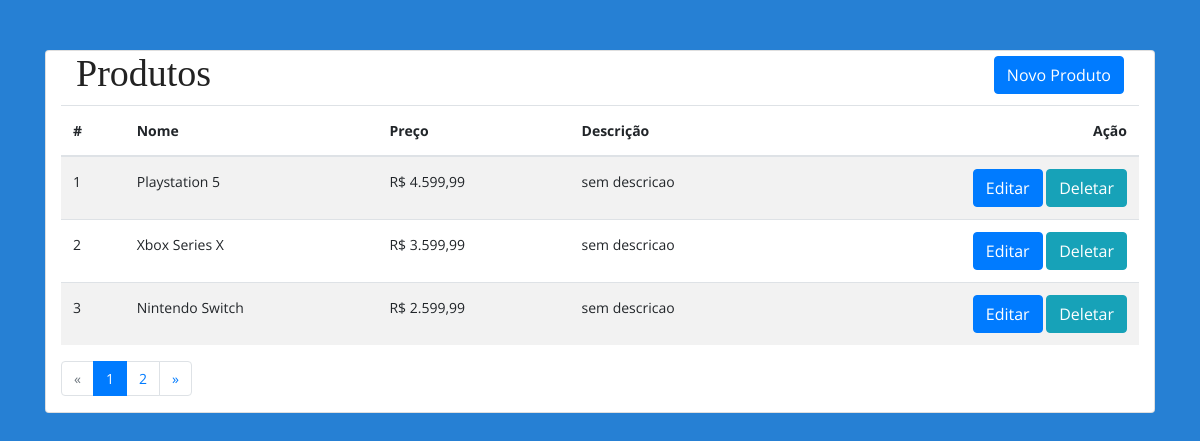
/, run on an earlier commit of the app's database.
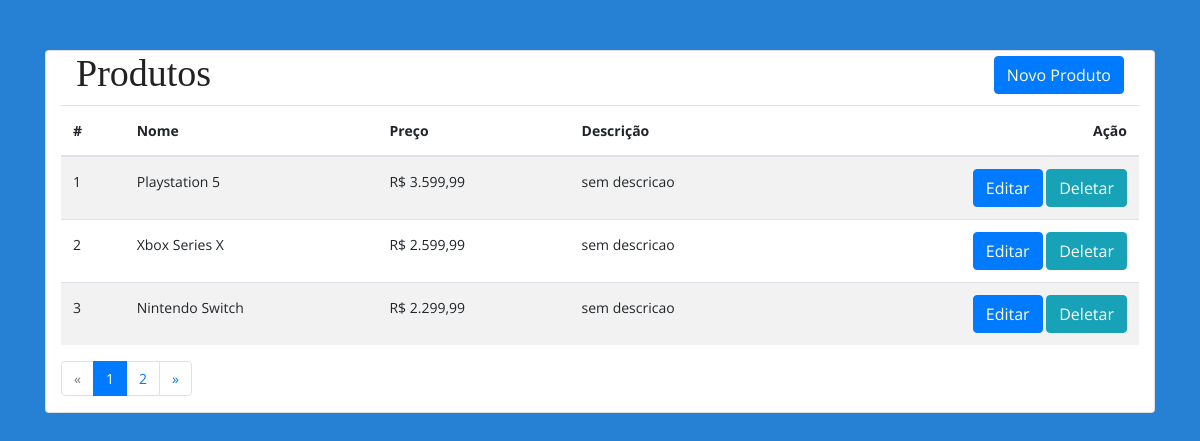
And on a later commit of the database.
### core/models.py (models this page shows, shortened)
class Produto(models.Model):
    nome = models.CharField(max_length=100)
    preco = models.DecimalField(max_digits=14, decimal_places=2)
    descricao = models.CharField(max_length=200, default='sem descricao')

### core/views.py (the view)
# urls.py: path('', IndexView.as_view(), name='index'),
class IndexView(ListView):
    models = Produto
    template_name = 'index.html'
    queryset = Produto.objects.all()
    paginate_by = 3
    ordering = 'id'

### core/templates/index.html
{% extends 'base.html' %}
{% load humanize %}
{% block content %}
<div class="container">
    <h1 class="pull-left">Produtos</h1>
    <a class="pull-right" href="{% url 'add-produto' %}" style="margin-top: 5px">
        <button class="btn btn-primary " type="button">
            Novo Produto
        </button>
    </a>
</div>
<table class="table table-striped table-hover table-condensed">
    <thead>
    <tr>
        <th scope="col">#</th>
        <th scope="col">Nome</th>
        <th scope="col">Preço</th>
        <th scope="col">Descrição</th>
        <th scope="col">
            <div style="text-align: end;">Ação</div>
        </th>
    </tr>
    </thead>
    <tbody>
    {% for produto in page_obj %}
    <tr>
        <td scope="row">{{ produto.id }}</td>
        <td scope="row">{{ produto.nome }}</td>
        <td scope="row">R$ {{ produto.preco|intcomma }}</td>
        <td scope="row">{{ produto.descricao }}</td>
        <td scope="row">
            <div class="pull-right">
                <a class="btn btn-primary " href="{% url 'update-produto' produto.pk %}">Editar</a>
                <a class="btn btn-info" href="{% url 'delete-produto' produto.pk %}">Deletar</a>
            </div>
        </td>
    </tr>
    {% endfor %}
    </tbody>
</table>
{% include 'paginacao.html' %}
{% endblock %}

### core/templates/base.html (shortened to what this page needs)
{%load static%}
{%load bootstrap4%}
<!DOCTYPE html>
<html lang="pt-br">
<head>
    {% bootstrap_css %}
    <link rel="stylesheet" href="{% static 'css/style.css' %}">
</head>
<body>
    <div class="container">
        <div class="card">
            <div class="container">
                <div class="row-fluid">
                    {% block content %}{% endblock %}
                </div>
            </div>
        </div>
    </div>
</body>
</html>

### core/templates/paginacao.html
{% if is_paginated %}
<nav aria-label="paginacao-navegacao">
    <ul class="pagination">
        {% if page_obj.has_previous %}
            <li class="page-item"><a class="page-link" href="?page={{ page_obj.previous_page_number }}">&laquo;</a></li>
        {% else %}
            <li class="page-item disabled"><a class="page-link" href="#">&laquo;</a></li>
        {% endif %}
        {% for num in paginator.page_range %}
            {% if page_obj.number  == num %}
                <li class="page-item active"><a class="page-link" href="#">{{ num }}</a></li>
            {% else %}
                <li class="page-item"><a class="page-link" href="?page={{ num }}">{{ num }}</a></li>
            {% endif %}
        {% endfor %}
        {% if page_obj.has_next %}
            <li class="page-item"><a class="page-link" href="?page={{ page_obj.next_page_number }}">&raquo;</a></li>
        {% else %}
            <li class="page-item disabled"><a class="page-link" href="#">&raquo;</a></li>
        {% endif %}
    </ul>
</nav>
{% endif%}

### core/static/css/style.css (style rules this page uses)
html { overflow-x: hidden; }
body { background: #2680d4; font-size: 14px; font-weight: 400; font-family: 'Open Sans', sans-serif; -webkit-box-sizing: border-box; -moz-box-sizing: border-box; box-sizing: border-box; -webkit-font-smoothing: subpixel-antialiased; color: #abacae; line-height: 25px; -webkit-backface-visibility: hidden; backface-visibility: hidden; overflow-x: hidden; }
h1, h2, h3 { font-size: 38px; color: #222222; font-weight: 500; font-family: 'Arvo', serif; }
a { -webkit-transition: all 0.2s linear; -moz-transition: all 0.2s linear; -o-transition: all 0.2s linear; transition: all 0.2s linear; }
.card { margin-top: 50px; }
.pull-right { float: right !important; }
.pull-left { float: left !important; }

What changed in the data, as far as the page shows it:
changed Produto "Playstation 5": preco "4.599,99" → "3.599,99"
changed Produto "Xbox Series X": preco "3.599,99" → "2.599,99"
changed Produto "Nintendo Switch": preco "2.599,99" → "2.299,99"
